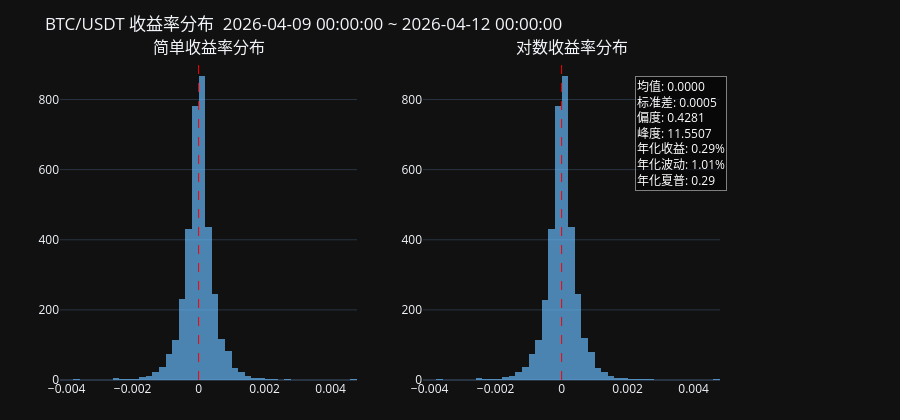

Notebook code for this chart:
### Markdown cell above
## 5. 收益率分布

### Code cell
ret = d["close"].pct_change().dropna()
log_ret = np.log(d["close"] / d["close"].shift(1)).dropna()

fig2 = make_subplots(rows=1, cols=2, subplot_titles=("简单收益率分布", "对数收益率分布"))

for col_idx, (r, name) in enumerate([(ret, "简单收益率"), (log_ret, "对数收益率")], start=1):
    fig2.add_trace(go.Histogram(
        x=r, nbinsx=80,
        marker_color="rgba(100,181,246,0.7)",
        name=name, showlegend=False,
    ), row=1, col=col_idx)
    # 零线
    fig2.add_vline(x=0, line=dict(color="red", dash="dash", width=1), row=1, col=col_idx)

ann = (
    f"均值: {ret.mean():.4f}<br>"
    f"标准差: {ret.std():.4f}<br>"
    f"偏度: {ret.skew():.4f}<br>"
    f"峰度: {ret.kurt():.4f}<br>"
    f"年化收益: {(1 + ret.mean()) ** 365 - 1:.2%}<br>"
    f"年化波动: {ret.std() * np.sqrt(365):.2%}<br>"
    f"年化夏普: {ret.mean() / ret.std() * np.sqrt(365):.2f}"
)
fig2.add_annotation(
    xref="paper", yref="paper", x=1.01, y=0.95,
    text=ann, showarrow=False, align="left",
    font=dict(size=12, color="white"),
    bordercolor="gray", borderwidth=1, bgcolor="rgba(0,0,0,0.5)",
)

fig2.update_layout(
    title=f"{SYMBOL} 收益率分布  {START_DATE} ~ {END_DATE}",
    height=420, template="plotly_dark",
    margin=dict(l=60, r=180, t=60, b=40),
)
fig2.show()

### Figure 1 — Plotly figure (JSON) as saved in the notebook; plotly's stock layout.template omitted (floating-point values rounded to 4 significant figures; data arrays with more than 128 entries replaced by an {"elided": "..."} marker saying what was removed)
{"data": [{"marker": {"color": "rgba(100,181,246,0.7)"}, "name": "简单收益率", "nbinsx": 80, "showlegend": false, "type": "histogram", "x": {"elided": "3570 float values"}, "xaxis": "x", "yaxis": "y"}, {"marker": {"color": "rgba(100,181,246,0.7)"}, "name": "对数收益率", "nbinsx": 80, "showlegend": false, "type": "histogram", "x": {"elided": "3570 float values"}, "xaxis": "x2", "yaxis": "y2"}], "layout": {"annotations": [{"font": {"size": 16}, "showarrow": false, "text": "简单收益率分布", "x": 0.225, "xanchor": "center", "xref": "paper", "y": 1, "yanchor": "bottom", "yref": "paper"}, {"font": {"size": 16}, "showarrow": false, "text": "对数收益率分布", "x": 0.775, "xanchor": "center", "xref": "paper", "y": 1, "yanchor": "bottom", "yref": "paper"}, {"align": "left", "bgcolor": "rgba(0,0,0,0.5)", "bordercolor": "gray", "borderwidth": 1, "font": {"color": "white", "size": 12}, "showarrow": false, "text": "均值: 0.0000<br>标准差: 0.0005<br>偏度: 0.4281<br>峰度: 11.5507<br>年化收益: 0.29%<br>年化波动: 1.01%<br>年化夏普: 0.29", "x": 1.01, "xref": "paper", "y": 0.95, "yref": "paper"}], "height": 420, "margin": {"b": 40, "l": 60, "r": 180, "t": 60}, "shapes": [{"line": {"color": "red", "dash": "dash", "width": 1}, "type": "line", "x0": 0, "x1": 0, "xref": "x", "y0": 0, "y1": 1, "yref": "y domain"}, {"line": {"color": "red", "dash": "dash", "width": 1}, "type": "line", "x0": 0, "x1": 0, "xref": "x2", "y0": 0, "y1": 1, "yref": "y2 domain"}], "title": {"text": "BTC/USDT 收益率分布  2026-04-09 00:00:00 ~ 2026-04-12 00:00:00"}, "xaxis": {"anchor": "y", "domain": [0, 0.45]}, "xaxis2": {"anchor": "y2", "domain": [0.55, 1]}, "yaxis": {"anchor": "x", "domain": [0, 1]}, "yaxis2": {"anchor": "x2", "domain": [0, 1]}}}
